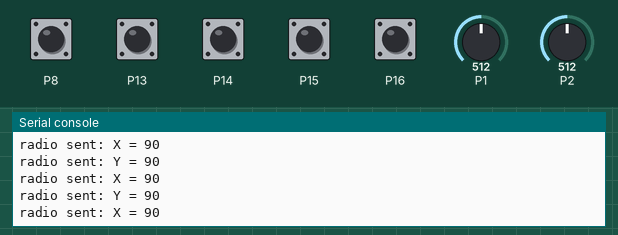
This program was run on a simulated BBC micro:bit (MakeCode). Shown: the last lines printed to the serial console. The test bench sets the inputs (shaded band); at power-on: P8, P13–16 HIGH, P1 = 512, P2 = 512 (analog values on the 0–1023 scale). No radio messages arrive unless stated (any console line starting 'radio sent:' is added by the test bench).

Above: at 1.2 s.
1.3 s: P8 pulled LOW for 0.15 s
2.9 s: P13 pulled LOW for 0.15 s
4.5 s: P1 set to 716
At 5.25 s:
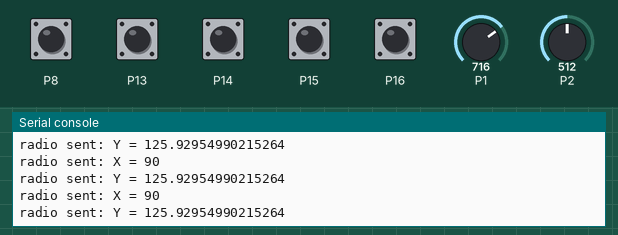
6.0 s: P2 set to 716
At 6.06 s:
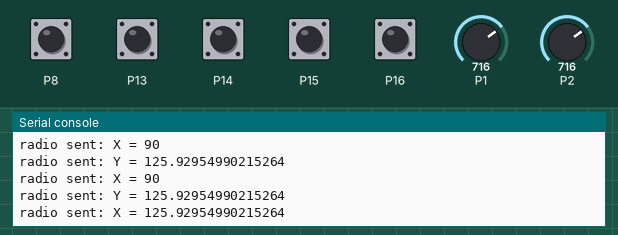
7.5 s: P14 pulled LOW for 0.15 s
9.1 s: P15 pulled LOW for 0.15 s
Timing chart, 0 to 11.7 s (numbered marks = the images above; inputs shaded):
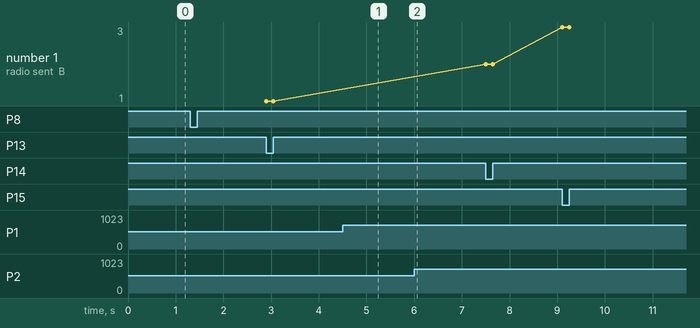

The program:

main.ts
```typescript
pins.onPulsed(DigitalPin.P15, PulseValue.High, function () {
    radio.sendValue("B3", 1)
})
pins.onPulsed(DigitalPin.P8, PulseValue.High, function () {
    radio.sendValue("Z", 1)
})
pins.onPulsed(DigitalPin.P16, PulseValue.Low, function () {
    radio.sendValue("B4", 0)
})
pins.onPulsed(DigitalPin.P14, PulseValue.High, function () {
    radio.sendValue("B2", 1)
})
pins.onPulsed(DigitalPin.P13, PulseValue.Low, function () {
    radio.sendValue("B1", 0)
})
pins.onPulsed(DigitalPin.P13, PulseValue.High, function () {
    radio.sendValue("B1", 1)
})
pins.onPulsed(DigitalPin.P14, PulseValue.Low, function () {
    radio.sendValue("B2", 0)
})
pins.onPulsed(DigitalPin.P15, PulseValue.Low, function () {
    radio.sendValue("B3", 0)
})
pins.onPulsed(DigitalPin.P8, PulseValue.Low, function () {
    radio.sendValue("Z", 0)
})
pins.onPulsed(DigitalPin.P16, PulseValue.High, function () {
    radio.sendValue("B4", -1)
})
let X = 0
let Y = 0
radio.setGroup(1)
pins.setPull(DigitalPin.P13, PinPullMode.PullUp)
pins.setPull(DigitalPin.P14, PinPullMode.PullUp)
pins.setPull(DigitalPin.P15, PinPullMode.PullUp)
pins.setPull(DigitalPin.P16, PinPullMode.PullUp)
pins.setPull(DigitalPin.P8, PinPullMode.PullUp)
basic.forever(function () {
    Y = Math.map(pins.analogReadPin(AnalogPin.P1), 1, 1023, 0, 180)
    X = Math.map(pins.analogReadPin(AnalogPin.P2), 1, 1023, 0, 180)
    radio.sendValue("Y", Y)
    radio.sendValue("X", X)
    basic.pause(40)
})
```

test.ts
```typescript
// testes vão aqui; isto não será compilado quando este pacote for usado como uma extensão.
```

Measured:
- after the input at 4.5 s, the serial console: prints a new line at once (image 1)
- after the input at 6.0 s, the serial console: prints a new line after 0.05 s (image 2)
- plotted number 1: 1 → 2 after the input at 7.5 s, 2 → 3 after the input at 9.1 s
